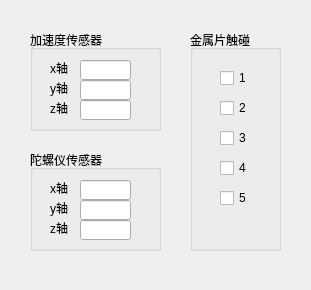
<?xml version="1.0" encoding="UTF-8"?>
<ui version="4.0">
 <class>SensorMonitor</class>
 <widget class="QWidget" name="SensorMonitor">
  <property name="minimumSize">
   <size>
    <width>311</width>
    <height>290</height>
   </size>
  </property>
  <property name="maximumSize">
   <size>
    <width>311</width>
    <height>290</height>
   </size>
  </property>
  <property name="windowTitle">
   <string>传感器监视窗口</string>
  </property>
  <widget class="QGroupBox" name="gbAccSensor">
   <property name="geometry">
    <rect>
     <x>30</x>
     <y>30</y>
     <width>131</width>
     <height>101</height>
    </rect>
   </property>
   <property name="title">
    <string>加速度传感器</string>
   </property>
   <widget class="QLabel" name="lAccX">
    <property name="geometry">
     <rect>
      <x>20</x>
      <y>30</y>
      <width>31</width>
      <height>16</height>
     </rect>
    </property>
    <property name="text">
     <string>x轴</string>
    </property>
   </widget>
   <widget class="QLabel" name="lAccY">
    <property name="geometry">
     <rect>
      <x>20</x>
      <y>50</y>
      <width>31</width>
      <height>16</height>
     </rect>
    </property>
    <property name="text">
     <string>y轴</string>
    </property>
   </widget>
   <widget class="QLabel" name="lAccZ">
    <property name="geometry">
     <rect>
      <x>20</x>
      <y>70</y>
      <width>21</width>
      <height>16</height>
     </rect>
    </property>
    <property name="text">
     <string>z轴</string>
    </property>
   </widget>
   <widget class="QLineEdit" name="leAccX">
    <property name="geometry">
     <rect>
      <x>50</x>
      <y>30</y>
      <width>51</width>
      <height>20</height>
     </rect>
    </property>
    <property name="focusPolicy">
     <enum>Qt::NoFocus</enum>
    </property>
   </widget>
   <widget class="QLineEdit" name="leAccY">
    <property name="geometry">
     <rect>
      <x>50</x>
      <y>50</y>
      <width>51</width>
      <height>20</height>
     </rect>
    </property>
    <property name="focusPolicy">
     <enum>Qt::NoFocus</enum>
    </property>
   </widget>
   <widget class="QLineEdit" name="leAccZ">
    <property name="geometry">
     <rect>
      <x>50</x>
      <y>70</y>
      <width>51</width>
      <height>20</height>
     </rect>
    </property>
    <property name="focusPolicy">
     <enum>Qt::NoFocus</enum>
    </property>
   </widget>
  </widget>
  <widget class="QGroupBox" name="gbGyroSensor">
   <property name="geometry">
    <rect>
     <x>30</x>
     <y>150</y>
     <width>131</width>
     <height>101</height>
    </rect>
   </property>
   <property name="title">
    <string>陀螺仪传感器</string>
   </property>
   <widget class="QLabel" name="lGyroX">
    <property name="geometry">
     <rect>
      <x>20</x>
      <y>30</y>
      <width>31</width>
      <height>16</height>
     </rect>
    </property>
    <property name="text">
     <string>x轴</string>
    </property>
   </widget>
   <widget class="QLabel" name="lGyroZ">
    <property name="geometry">
     <rect>
      <x>20</x>
      <y>70</y>
      <width>21</width>
      <height>16</height>
     </rect>
    </property>
    <property name="text">
     <string>z轴</string>
    </property>
   </widget>
   <widget class="QLineEdit" name="leGyroX">
    <property name="geometry">
     <rect>
      <x>50</x>
      <y>30</y>
      <width>51</width>
      <height>20</height>
     </rect>
    </property>
    <property name="focusPolicy">
     <enum>Qt::NoFocus</enum>
    </property>
   </widget>
   <widget class="QLineEdit" name="leGyroZ">
    <property name="geometry">
     <rect>
      <x>50</x>
      <y>70</y>
      <width>51</width>
      <height>20</height>
     </rect>
    </property>
    <property name="focusPolicy">
     <enum>Qt::NoFocus</enum>
    </property>
   </widget>
   <widget class="QLineEdit" name="leGyroY">
    <property name="geometry">
     <rect>
      <x>50</x>
      <y>50</y>
      <width>51</width>
      <height>20</height>
     </rect>
    </property>
    <property name="focusPolicy">
     <enum>Qt::NoFocus</enum>
    </property>
   </widget>
   <widget class="QLabel" name="lGyroY">
    <property name="geometry">
     <rect>
      <x>20</x>
      <y>50</y>
      <width>31</width>
      <height>16</height>
     </rect>
    </property>
    <property name="text">
     <string>y轴</string>
    </property>
   </widget>
  </widget>
  <widget class="QGroupBox" name="gbTouchSensor">
   <property name="geometry">
    <rect>
     <x>190</x>
     <y>30</y>
     <width>91</width>
     <height>221</height>
    </rect>
   </property>
   <property name="title">
    <string>金属片触碰</string>
   </property>
   <widget class="QCheckBox" name="cbTouch1">
    <property name="geometry">
     <rect>
      <x>30</x>
      <y>40</y>
      <width>41</width>
      <height>16</height>
     </rect>
    </property>
    <property name="text">
     <string>1</string>
    </property>
    <property name="checkable">
     <bool>false</bool>
    </property>
   </widget>
   <widget class="QCheckBox" name="cbTouch2">
    <property name="geometry">
     <rect>
      <x>30</x>
      <y>70</y>
      <width>41</width>
      <height>16</height>
     </rect>
    </property>
    <property name="text">
     <string>2</string>
    </property>
    <property name="checkable">
     <bool>false</bool>
    </property>
   </widget>
   <widget class="QCheckBox" name="cbTouch3">
    <property name="geometry">
     <rect>
      <x>30</x>
      <y>100</y>
      <width>41</width>
      <height>16</height>
     </rect>
    </property>
    <property name="text">
     <string>3</string>
    </property>
    <property name="checkable">
     <bool>false</bool>
    </property>
   </widget>
   <widget class="QCheckBox" name="cbTouch4">
    <property name="geometry">
     <rect>
      <x>30</x>
      <y>130</y>
      <width>41</width>
      <height>16</height>
     </rect>
    </property>
    <property name="text">
     <string>4</string>
    </property>
    <property name="checkable">
     <bool>false</bool>
    </property>
   </widget>
   <widget class="QCheckBox" name="cbTouch5">
    <property name="geometry">
     <rect>
      <x>30</x>
      <y>160</y>
      <width>41</width>
      <height>16</height>
     </rect>
    </property>
    <property name="text">
     <string>5</string>
    </property>
    <property name="checkable">
     <bool>false</bool>
    </property>
   </widget>
  </widget>
 </widget>
 <resources/>
 <connections/>
</ui>
